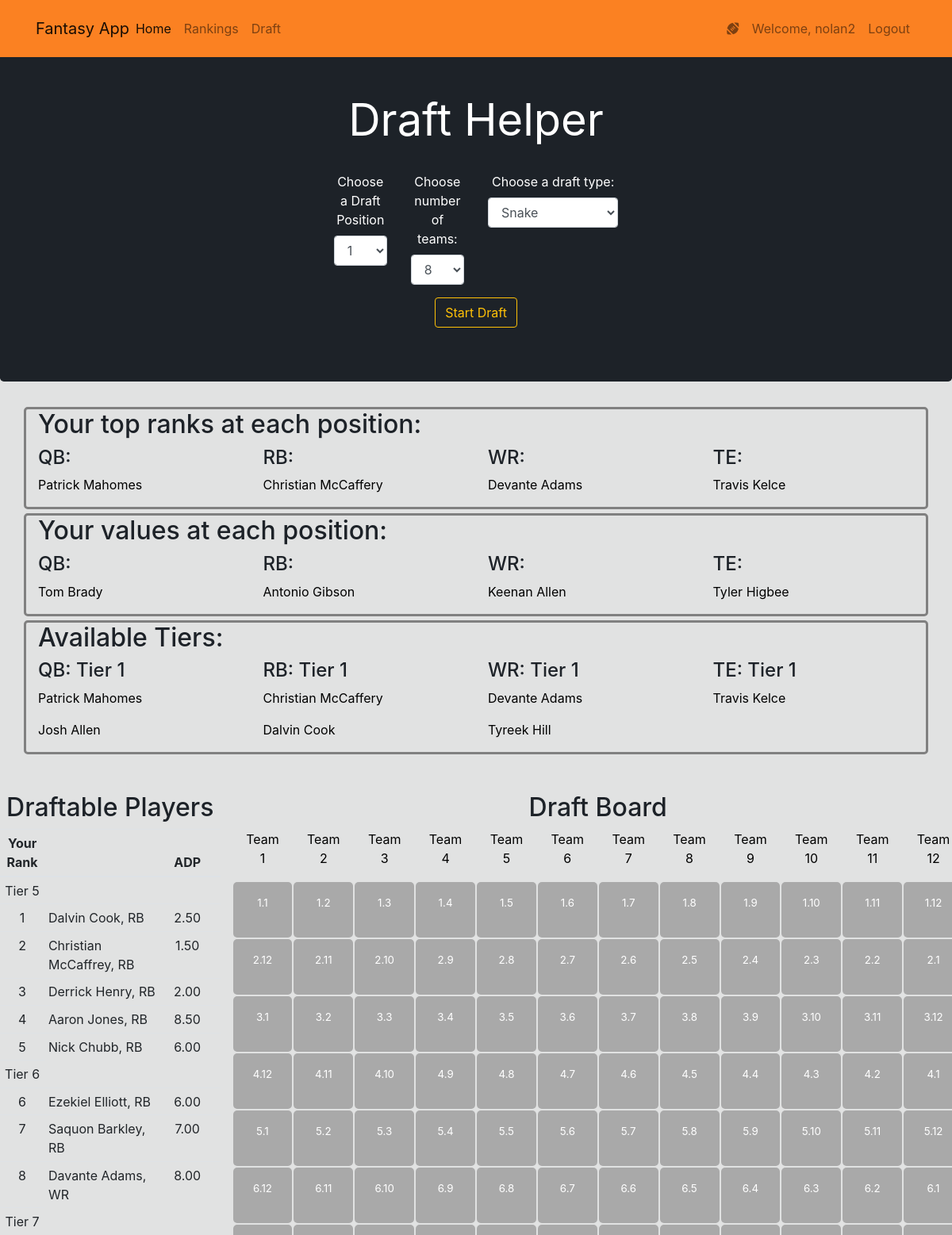
/draft (signed in, upper part), run on the app's committed database.
### website/models.py (models this page shows, shortened)
class User(db.Model, UserMixin):
    id = db.Column(db.Integer(), primary_key=True)
    username = db.Column(db.String(length=30), nullable=False, unique=True)
    email_address = db.Column(db.String(length=50), nullable=False, unique=True)
    password_hash = db.Column(db.String(length=60), nullable=False)
    """tier1_cutoff = db.Column(db.Integer(), nullable=False)
    tier2_cutoff = db.Column(db.Integer())
    tier3_cutoff = db.Column(db.Integer())
    tier4_cutoff = db.Column(db.Integer())
    tier5_cutoff = db.Column(db.Integer())
    tier6_cutoff = db.Column(db.Integer())
    tier7_cutoff = db.Column(db.Integer())
    tier8_cutoff = db.Column(db.Integer())
    tier9_cutoff = db.Column(db.Integer())
    tier10_cutoff = db.Column(db.Integer())
    tier11_cutoff = db.Column(db.Integer())
    tier12_cutoff = db.Column(db.Integer())"""
    @property
    def password(self):
        return self.password

class Player(db.Model):
    id = db.Column(db.Integer(), primary_key=True)
    rank = db.Column(db.Integer())
    name = db.Column(db.String(length=40), nullable=False, unique=True)
    position = db.Column(db.String(length=3), nullable=False)
    team = db.Column(db.String(length=4))
    adp = db.Column(db.DECIMAL(3,2))
    fp_rank = db.Column(db.Integer())
    ffb_calc_rank = db.Column(db.Integer())
    sport_news_rank = db.Column(db.Integer())
    position_rank = db.Column(db.Integer())

### website/routes.py (the view)
@app.route('/draft')
def draft_page():
    players = db.session.query(Player, Rank.custom_rank, Rank.custom_tier).join(Rank, Player.id == Rank.player_id).filter(Rank.user_id == current_user.id).order_by(Rank.custom_rank).all()
    swap_rank_form = SwapRankForm()
    return render_template('draft.html', players=players, swap_rank_form=swap_rank_form)

### website/forms.py
class SwapRankForm(FlaskForm):
	num_players = len(Player.query.all())
	new_rank= IntegerField(label='Old Player Rank', validators=[DataRequired(), NumberRange(1, num_players - 1)])
	submit = SubmitField(label='Submit Rank Change')

### website/models.py (called while the page is built)
@login_manager.user_loader
def load_user(user_id):
    return User.query.get(int(user_id))

### website/templates/draft.html (shortened to what this page needs)
{% extends 'base.html' %}
{% block content %}
<div class="jumbotron text-center" style="color:white; background-color:#1D2228;">
   <div class="mx-auto my-1">
   	<h1 class="display-4 font-weight-normal" style="color: white">Draft Helper</h1>
   	<br>
   	<form class="form-group row">
   		<div class="col-1 offset-4">
   			<label for="draft_pos" style="color:white">Choose a Draft Position</label>
   			<select name="draft_pos" id="draft_pos" class="form-control">
   				<option value=1>1</option>
   			</select>
   		</div>
   		<div class="col-1">
   			<label for="num_teams" style="color:white;">Choose number of teams:</label>
   			<select name="num_teams" id="num_teams" class="form-control">
   				<option value=8>8</option>
   			</select>
   		</div>
   		<div class="col-2">
   			<label for="draft_type" style="color:white;">Choose a draft type:</label>
   			<select name="draft_type" id="draft_type" class="form-control">
   				<option value="snake">Snake</option>
   			</select>
	   	</div>
   	</form>
      <a class="btn btn-outline-warning" id="start-btn" onclick="draft()">Start Draft</a>
   </div>
</div>
<div class="container advice-bar">
	<h2>Your top ranks at each position:</h1>
	<div class="row">
		<div class="col">
			<h4>QB:</h4>
			<p>Patrick Mahomes</p>
		</div>
		<div class="col">
			<h4>RB:</h4>
			<p>Christian McCaffery</p>
		</div>
		<div class="col">
			<h4>WR:</h4>
			<p>Devante Adams</p>
		</div>
		<div class="col">
			<h4>TE:</h4>
			<p>Travis Kelce</p>
		</div>
	</div>
</div>
<div class="container advice-bar">
	<h2>Your values at each position:</h1>
	<div class="row">
		<div class="col">
			<h4>QB:</h4>
			<p>Tom Brady</p>
		</div>
		<div class="col">
			<h4>RB:</h4>
			<p>Antonio Gibson</p>
		</div>
		<div class="col">
			<h4>WR:</h4>
			<p>Keenan Allen</p>
		</div>
		<div class="col">
			<h4>TE:</h4>
			<p>Tyler Higbee</p>
		</div>
	</div>
</div>
<div class="container advice-bar">
	<h2>Available Tiers:</h1>
	<div class="row">
		<div class="col">
			<h4>QB: Tier 1</h4>
			<p>Patrick Mahomes</p>
			<p>Josh Allen</p>
		</div>
		<div class="col">
			<h4>RB: Tier 1</h4>
			<p>Christian McCaffery</p>
			<p>Dalvin Cook</p>
		</div>
		<div class="col">
			<h4>WR: Tier 1</h4>
			<p>Devante Adams</p>
			<p>Tyreek Hill</p>
		</div>
		<div class="col">
			<h4>TE: Tier 1</h4>
			<p>Travis Kelce</p>
		</div>
	</div>
</div>
<div class="row mt-5">
	<div class="col-sm-3">
		<table id="draftable-players-table" class="table table-hover table-sm tab" style="margin-left:auto; margin-right:auto;">
			<thead>
				<h2 class="text-center">Draftable Players</h2>
				<tr>
					<th scope="col" class="text-center">Your Rank</th>
					<th scope="col" class="text-center"></th>
					<th scope="col" class="text-center">ADP</th>
					<th scope="col" class="text-center options-col"></th>
				</tr>
			</thead>
			<tbody>
				{% set counter = [0] %}
				{% for player in players %}
					{% if player.custom_tier > counter|last %}
						<tr class="tier-row">
							<td>Tier {{ player.custom_tier }}</td>
						</tr>
					{% endif %}
					<tr class="player-row" id="{{ player[0].id }}-row">
						<td>{{ player.custom_rank }}</td>
						<td class="text-left name">{{ player[0].name }}, {{ player[0].position }}</td>
						<td>{{ player[0].adp }}
						<td class="text-center options-col">
						</td>
					</tr>
				{% endfor %}
			</tbody>
		</table>
	</div>
	<div class="col-sm-9">
		<table class="draft-board">
			<thead>
				<h2 class="text-center">Draft Board</h2>
				<tr class="row">
				{% for i in range(12) %}
					<td class="col" id="team-{{ i + 1 }}">
						<p>Team {{i + 1}}</p>
					</td>
				{% endfor %}
				</tr>
			</thead>
			<tbody>
			{% for i in range(15) %}
				<tr class="row">
					{% for j in range(12) %}
						<td class="col card draft-card" id="rd{{i + 1}}-pk{{ (j + 1 - (13 * (i % 2)))|abs }}">
							<p class="pick-placeholder">{{i + 1}}.{{(j + 1 - (13 * (i % 2)))|abs}}</p>
						</td>
					{% endfor %}
				</tr>
			{% endfor %}
			</tbody>
		</table>
	</div>
</div>
{% endblock %}

### website/templates/base.html (shortened to what this page needs)
<!doctype html>
<html lang="en">
	<head>
		<link rel="stylesheet" href="https://cdn.jsdelivr.net/npm/bootstrap@4.5.3/dist/css/bootstrap.min.css">
	</head>
	<body style="background-color: #E1E2E2; color:  #1D2228; padding: 50px 0px 0px 0px; z-index: 0;">
		<nav class="py-3 navbar navbar-expand-sm navbar-light fixed-top" style="background-color: #FB8122;">
			<div class="container">
				<a class="navbar-brand mr-auto" href="{{ url_for('home_page') }}">Fantasy App</a>
				<div class="collapse navbar-collapse" id="navbarNav">
					<ul class="navbar-nav mr-auto">
						<li class="nav-item active">
							<a class="nav-link" href="{{ url_for('home_page') }}">Home <span class="sr-only">(current)</span></a>
						</li>
						<li class="nav-item">
							<a class="nav-link" href="{{ url_for('rankings_page') }}">Rankings</a>
						</li>
						<li class="nav-item">
							<a class="nav-link" href="{{ url_for('draft_page') }}">Draft</a>
						</li>
					</ul>
					{% if current_user.is_authenticated %}
					<ul class="navbar-nav">
						<li class="nav-item">
							<a class="nav-link">
								<i class="fas fa-football-ball"></i>
							</a>
						</li>
						<li class="nav-item">
							<a class="nav-link">Welcome, {{ current_user.username }}</a>
						</li>
						<li class="nav-item">
							<a class="nav-link" href="{{ url_for('logout_page') }}">Logout</a>
						</li>
					</ul>
				{% endif %}
			</div>
		</nav>
	{% block content %}
	{% endblock %}
</body>
</html>

### website/templates/draft.html (style rules this page uses)
.card { height: 70px; width: 110px; background-color: #A9A9A9; color: #E1E2E2; text-align: center; margin: 1px 1px 1px 1px; }
p { color: white; }
thead p { color: black; }
td { text-align: center; justify-content: center; }
.draft-card { font-size: 10pt; border: none; border-radius: 5px; }
.advice-bar { border: 3px solid grey; border-radius: 5px; margin-top: 5px; margin-bottom: 5px; }
.advice-bar p { color: black; }

### website/templates/base.html (style rules this page uses)
label, h1, h6 { color: #1D2228; }

### data on the page
User: username "nolan2"
Player: custom_tier "5", custom_rank "1", name "Dalvin Cook", position "RB", adp "2.50"
Player: custom_rank "2", name "Christian McCaffrey", position "RB", adp "1.50"
Player: custom_rank "3", name "Derrick Henry", position "RB", adp "2.00"
Player: custom_rank "4", name "Aaron Jones", position "RB", adp "8.50"
Player: custom_rank "5", name "Nick Chubb", position "RB", adp "6.00"
Player: custom_tier "6", custom_rank "6", name "Ezekiel Elliott", position "RB", adp "6.00"
Player: custom_rank "7", name "Saquon Barkley", position "RB", adp "7.00"
Player: custom_rank "8", name "Davante Adams", position "WR", adp "8.00"
Player: custom_tier "7"

### other printed values
{{ i + 1 }} "1" "2" "3" "4" "5" "6" "7" "8" "9" "10" "11" "12"
{{ i + 1 }} "1" "1" "1" "1" "1" "1" "1" "1" "1" "1" "1" "1" "2" "2" "2" "2" "2" "2" "2" "2" "2" "2" "2" "2" "3" "3" "3" "3" "3" "3" "3" "3" "3" "3" "3" "3" "4" "4" "4" "4" "4" "4" "4" "4" "4" "4" "4" "4" "5" "5" "5" "5" "5" "5" "5" "5" "5" "5" "5" "5" "6" "6" "6" "6" "6" "6" "6" "6" "6" "6" "6" "6"
{{ (j + 1 - (13 * (i % 2)))|abs }} "1" "2" "3" "4" "5" "6" "7" "8" "9" "10" "11" "12" "12" "11" "10" "9" "8" "7" "6" "5" "4" "3" "2" "1" "1" "2" "3" "4" "5" "6" "7" "8" "9" "10" "11" "12" "12" "11" "10" "9" "8" "7" "6" "5" "4" "3" "2" "1" "1" "2" "3" "4" "5" "6" "7" "8" "9" "10" "11" "12" "12" "11" "10" "9" "8" "7" "6" "5" "4" "3" "2" "1"
